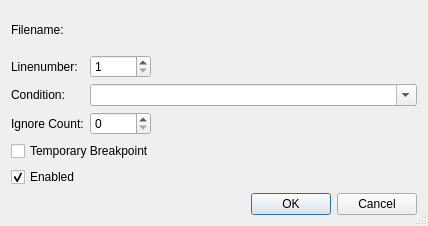
<?xml version="1.0" encoding="UTF-8"?>
<ui version="4.0">
 <class>EditBreakpointDialog</class>
 <widget class="QDialog" name="EditBreakpointDialog">
  <property name="geometry">
   <rect>
    <x>0</x>
    <y>0</y>
    <width>428</width>
    <height>226</height>
   </rect>
  </property>
  <property name="windowTitle">
   <string>Edit Breakpoint</string>
  </property>
  <property name="sizeGripEnabled">
   <bool>true</bool>
  </property>
  <layout class="QGridLayout" name="gridLayout">
   <item row="0" column="0">
    <widget class="QLabel" name="textLabel1_2">
     <property name="text">
      <string>Filename:</string>
     </property>
    </widget>
   </item>
   <item row="0" column="1" colspan="2">
    <widget class="EricComboPathPicker" name="filenamePicker" native="true">
     <property name="sizePolicy">
      <sizepolicy hsizetype="Expanding" vsizetype="Preferred">
       <horstretch>0</horstretch>
       <verstretch>0</verstretch>
      </sizepolicy>
     </property>
     <property name="focusPolicy">
      <enum>Qt::WheelFocus</enum>
     </property>
     <property name="toolTip">
      <string>Enter the filename of the breakpoint</string>
     </property>
    </widget>
   </item>
   <item row="1" column="0">
    <widget class="QLabel" name="textLabel2_2">
     <property name="text">
      <string>Linenumber:</string>
     </property>
    </widget>
   </item>
   <item row="1" column="1">
    <widget class="QSpinBox" name="linenoSpinBox">
     <property name="toolTip">
      <string>Enter the linenumber of the breakpoint</string>
     </property>
     <property name="minimum">
      <number>1</number>
     </property>
     <property name="maximum">
      <number>99999</number>
     </property>
    </widget>
   </item>
   <item row="1" column="2">
    <spacer>
     <property name="orientation">
      <enum>Qt::Horizontal</enum>
     </property>
     <property name="sizeType">
      <enum>QSizePolicy::Expanding</enum>
     </property>
     <property name="sizeHint" stdset="0">
      <size>
       <width>200</width>
       <height>20</height>
      </size>
     </property>
    </spacer>
   </item>
   <item row="2" column="0">
    <widget class="QLabel" name="textLabel1">
     <property name="text">
      <string>Condition:</string>
     </property>
    </widget>
   </item>
   <item row="2" column="1" colspan="2">
    <widget class="QComboBox" name="conditionCombo">
     <property name="sizePolicy">
      <sizepolicy hsizetype="Expanding" vsizetype="Fixed">
       <horstretch>0</horstretch>
       <verstretch>0</verstretch>
      </sizepolicy>
     </property>
     <property name="toolTip">
      <string>Enter or select a condition for the breakpoint</string>
     </property>
     <property name="editable">
      <bool>true</bool>
     </property>
     <property name="sizeAdjustPolicy">
      <enum>QComboBox::AdjustToContents</enum>
     </property>
    </widget>
   </item>
   <item row="3" column="0">
    <widget class="QLabel" name="textLabel2">
     <property name="text">
      <string>Ignore Count:</string>
     </property>
    </widget>
   </item>
   <item row="3" column="1">
    <widget class="QSpinBox" name="ignoreSpinBox">
     <property name="toolTip">
      <string>Enter an ignore count for the breakpoint</string>
     </property>
     <property name="maximum">
      <number>9999</number>
     </property>
    </widget>
   </item>
   <item row="3" column="2">
    <spacer>
     <property name="orientation">
      <enum>Qt::Horizontal</enum>
     </property>
     <property name="sizeType">
      <enum>QSizePolicy::Expanding</enum>
     </property>
     <property name="sizeHint" stdset="0">
      <size>
       <width>250</width>
       <height>20</height>
      </size>
     </property>
    </spacer>
   </item>
   <item row="4" column="0" colspan="3">
    <widget class="QCheckBox" name="temporaryCheckBox">
     <property name="toolTip">
      <string>Select whether this is a temporary breakpoint</string>
     </property>
     <property name="text">
      <string>Temporary Breakpoint</string>
     </property>
    </widget>
   </item>
   <item row="5" column="0" colspan="3">
    <widget class="QCheckBox" name="enabledCheckBox">
     <property name="toolTip">
      <string>Select, whether the breakpoint is enabled</string>
     </property>
     <property name="text">
      <string>Enabled</string>
     </property>
     <property name="checked">
      <bool>true</bool>
     </property>
    </widget>
   </item>
   <item row="6" column="0" colspan="3">
    <widget class="QDialogButtonBox" name="buttonBox">
     <property name="orientation">
      <enum>Qt::Horizontal</enum>
     </property>
     <property name="standardButtons">
      <set>QDialogButtonBox::Cancel|QDialogButtonBox::Ok</set>
     </property>
    </widget>
   </item>
  </layout>
 </widget>
 <pixmapfunction>qPixmapFromMimeSource</pixmapfunction>
 <customwidgets>
  <customwidget>
   <class>EricComboPathPicker</class>
   <extends>QWidget</extends>
   <header>EricWidgets/EricPathPicker.h</header>
   <container>1</container>
  </customwidget>
 </customwidgets>
 <tabstops>
  <tabstop>filenamePicker</tabstop>
  <tabstop>linenoSpinBox</tabstop>
  <tabstop>conditionCombo</tabstop>
  <tabstop>ignoreSpinBox</tabstop>
  <tabstop>temporaryCheckBox</tabstop>
  <tabstop>enabledCheckBox</tabstop>
 </tabstops>
 <resources/>
 <connections>
  <connection>
   <sender>buttonBox</sender>
   <signal>accepted()</signal>
   <receiver>EditBreakpointDialog</receiver>
   <slot>accept()</slot>
   <hints>
    <hint type="sourcelabel">
     <x>21</x>
     <y>179</y>
    </hint>
    <hint type="destinationlabel">
     <x>21</x>
     <y>201</y>
    </hint>
   </hints>
  </connection>
  <connection>
   <sender>buttonBox</sender>
   <signal>rejected()</signal>
   <receiver>EditBreakpointDialog</receiver>
   <slot>reject()</slot>
   <hints>
    <hint type="sourcelabel">
     <x>97</x>
     <y>187</y>
    </hint>
    <hint type="destinationlabel">
     <x>97</x>
     <y>204</y>
    </hint>
   </hints>
  </connection>
 </connections>
</ui>
